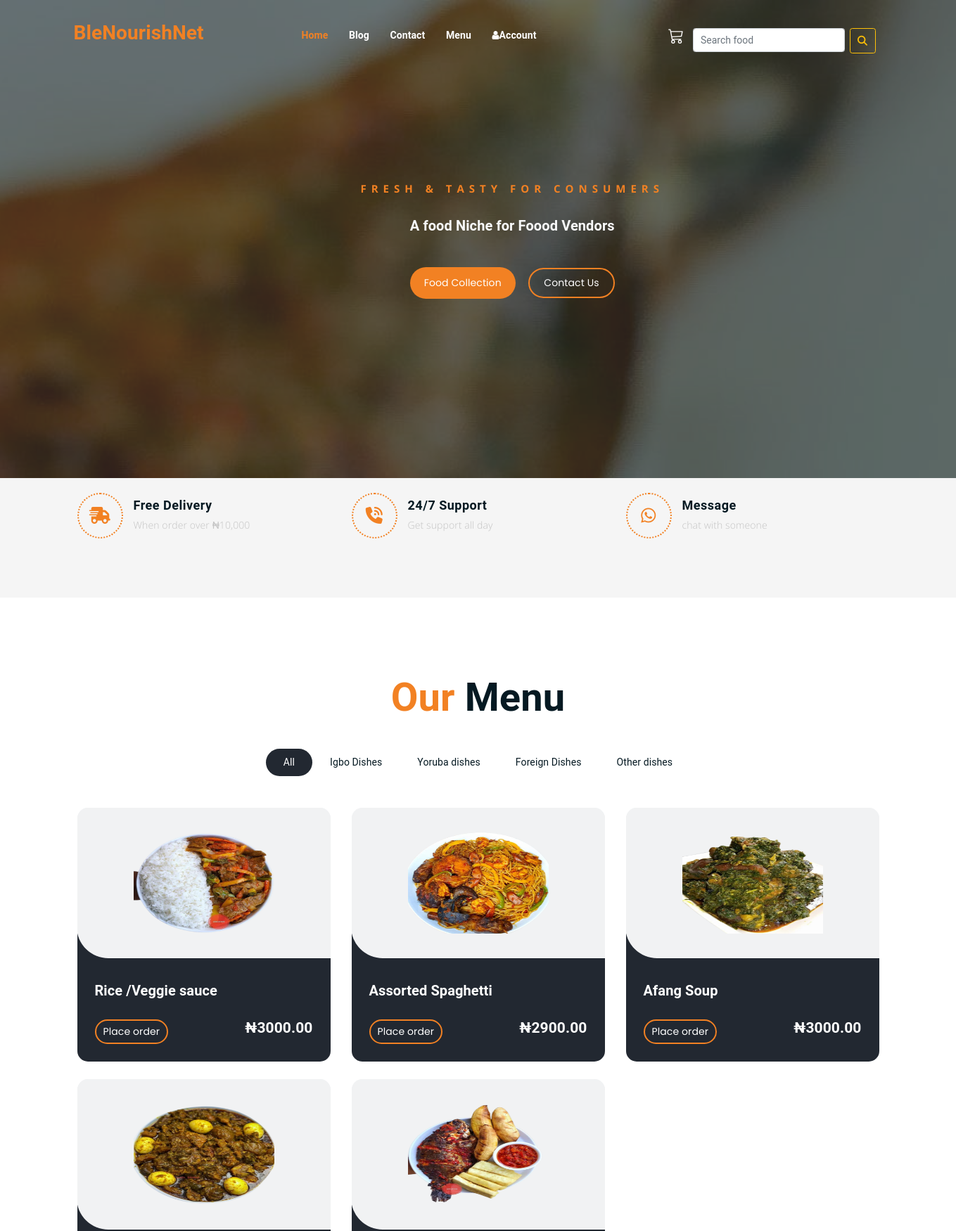
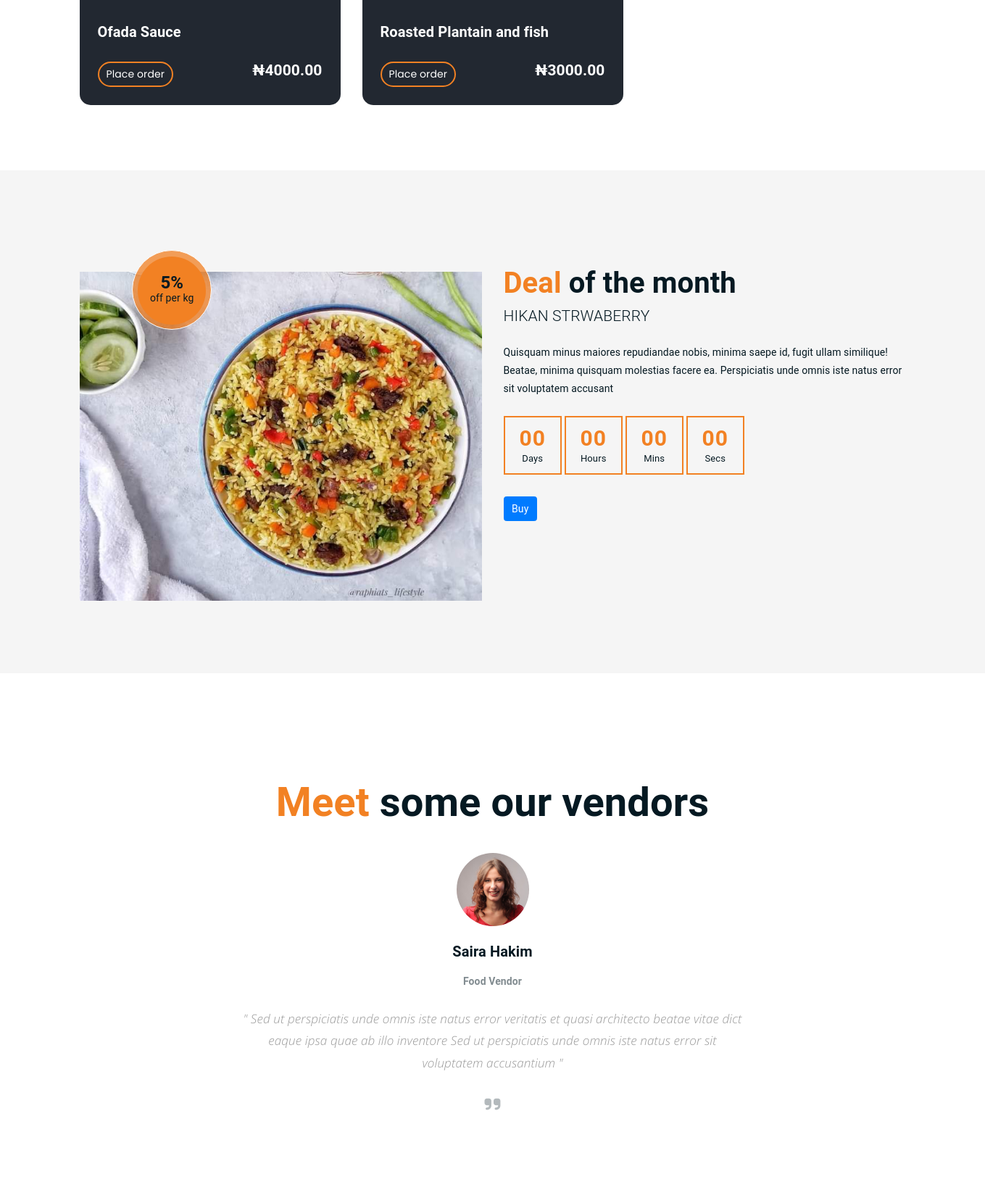
The page / (upper part) on the database its author committed (2 pictures, top to bottom).
### ProjectApp/models.py (models this page shows, shortened)
class Category(models.Model):
    name = models.CharField(max_length = 200, null= False)
    slug = models.SlugField(max_length= 200, unique = True)
    class Meta:
        verbose_name_plural ='categories'

class Products(models.Model):
    category = models.ForeignKey(Category, related_name='product',on_delete =models.CASCADE)
    created_by =models.ForeignKey(User, on_delete=models.CASCADE, related_name='product_creator')
    title = models.CharField(max_length =200)
    description = models.TextField(blank=True)
    image = models.ImageField(upload_to='images/')
    slug = models.SlugField(max_length=200)
    price = models.DecimalField(max_digits=12,decimal_places=2)
    in_stock = models.BooleanField(default=True)
    is_active = models.BooleanField(default=True)
    created_on = models.DateTimeField(auto_now_add=True)
    updated_on = models.DateTimeField(auto_now=True)
    class Meta:
        verbose_name_plural = 'Products'
        ordering = ('-created_on',)
    def get_absolute_url(self):
        return reverse('ProjectApp:product_detail', args=[self.slug])

### ProjectApp/views.py (the view)
# urls.py: path('', views.myHome, name='myHome'),
def myHome(request):
    products = Products.objects.all()
    categories = Category.objects.all()
    selected_category = request.GET.get('category')
    searched = request.POST.get('searched')
    if selected_category:
        products = Products.objects.filter(category__slug=selected_category)
        return products
    elif searched:
        products = Products.objects.filter(title__icontains=searched)
    return render (request, 'index.html', {'products':products,'categories':categories})

### ProjectApp/context_processors.py (called while the page is built)
def categories(request):
    return {
        'categories':Category.objects.all()
    }

### basket/basket.py (called while the page is built)
    def __len__(self):
        return sum(item['qty'] for item in self.basket.values())

### basket/context_processors.py (called while the page is built)
def basket(request):
    return {'basket': Basket(request)}

### templates/index.html (shortened to what this page needs)
{% extends 'base.html' %}
{% load static %}
{% block content %}
<div class="hero-area hero">
	<div class="container">
		<div class="row">
			<div class="col-lg-9 offset-lg-2 text-center">
				<div class="hero-text">
					<div class="hero-text-tablecell">
						<p class="subtitle">Fresh & Tasty for Consumers</p>
						<h2 class="text-light">A food Niche for Foood Vendors</h2>
						<div class="hero-btns">
							<a href="menu.html" class="boxed-btn">Food Collection</a>
							<a href="contact.html" class="bordered-btn">Contact Us</a>
						</div>
					</div>
				</div>
			</div>
		</div>
	</div>
</div>
<div class="list-section pt-80 pb-80" style="height: 30%;">
	<div class="container">
		<div class="row " style="margin-top: -70px;" >
			<div class="col-lg-4 col-sm-12 mb-4 mb-lg-0">
				<div class="list-box d-flex align-items-center">
					<div class="list-icon">
						<i class="fas fa-shipping-fast"></i>
					</div>
					<div class="content">
						<h3>Free Delivery</h3>
						<p>When order over &#x20A6;10,000</p>
					</div>
				</div>
			</div>
			<div class="col-lg-4 col-sm-12 mb-4 mb-lg-0">
				<div class="list-box d-flex align-items-center">
					<div class="list-icon">
						<i class="fas fa-phone-volume"></i>
					</div>
					<div class="content">
						<h3>24/7 Support</h3>
						<p>Get support all day</p>
					</div>
				</div>
			</div>
			<div class="col-lg-4 col-sm-12">
				<div class="list-box d-flex justify-content-start align-items-center">
					<div class="list-icon">
						<i class="fa-brands fa-whatsapp"></i>
					</div>
					<div class="content">
						<h3>Message</h3>
						<p>chat with someone</p>
					</div>
				</div>
			</div>
		</div>
	</div>
</div>
<section class="food_section layout_padding-bottom">
	<div class="container">
	  <div class="heading_container heading_center">
		<h1 class=" menu" style="margin-top: 10%;"><span class="orange-text">Our</span> Menu</h1>
	  </div>
	  <ul class="filters_menu">
		<li class="active" data-filter="*">All</li>
		{% for category in categories %}
		<li data-filter=".{{ category.slug }}">{{ category.name }}</li>
		{% endfor %}
	  </ul>
   <div class="filters-content">
		<div class="row grid">
		  {% for product in products %}
		  <div class="col-sm-6 col-lg-4 all {{ product.category.slug }}">
			<div class="box">
			  <div>
				<div class="img-box">
				  <img src="{{ product.image.url }}" width="200" alt="{{ product.name|title }}">
				</div>
				<div class="detail-box">
				  <h2 style="color: white;">{{ product.title }}</h2>
				  <a href="{{product.get_absolute_url}}" class="btn border-btn">Place order</a>
				  <h4 style="color:white; display: inline-block; float: right;">&#x20A6;{{product.price}}</h4>
				</div>
			  </div>
			</div>
		  </div>
		  {% endfor %}
		</div>
	  </div>
	</div>
  </section>
<section class="cart-banner pt-100 pb-100">
	<div class="container">
		<div class="row clearfix">
			<div class="image-column col-lg-6">
				<div class="image">
					<div class="price-box">
						<div class="inner-price">
							<span class="price">
								<strong>5%</strong> <br> off per kg
							</span>
						</div>
					</div>
					<img src="{% static 'assets/img/FFr.jpg'%}" alt="">
				</div>
			</div>
			<div class="content-column col-lg-6">
				<h3><span class="orange-text">Deal</span> of the month</h3>
				<h4>Hikan Strwaberry</h4>
				<div class="text">Quisquam minus maiores repudiandae nobis, minima saepe id, fugit ullam similique!
					Beatae, minima quisquam molestias facere ea. Perspiciatis unde omnis iste natus error sit voluptatem
					accusant</div>
				<div class="time-counter">
					<div class="time-countdown clearfix" data-countdown="2020/2/01">
					</div>
				</div>
				<a href="{{product.get_absolute_url}}" class="btn btn-primary">Buy</a>
			</div>
		</div>
	</div>
</section>
<div class="testimonail-section mt-150 mb-150">
	<div class="container">
		<h1 class="text-center mb-5"><span class="orange-text" > Meet</span> some our vendors</h1>
		<div class="row">
			<div class="col-lg-10 offset-lg-1 text-center">
				<div class="testimonial-sliders">
					<div class="single-testimonial-slider">
						<div class="client-avater">
							<img src="{% static 'assets/img/avaters/avatar1.png'%}" alt="">
						</div>
						<div class="client-meta">
							<h3>Saira Hakim <span>Food Vendor</span></h3>
							<p class="testimonial-body">
								" Sed ut perspiciatis unde omnis iste natus error veritatis et quasi architecto beatae
								vitae dict eaque ipsa quae ab illo inventore Sed ut perspiciatis unde omnis iste natus
								error sit voluptatem accusantium "
							</p>
							<div class="last-icon">
								<i class="fas fa-quote-right"></i>
							</div>
						</div>
					</div>
				</div>
			</div>
		</div>
	</div>
</div>
{% endblock %}

### static/css/style.css (style rules this page uses)
body { font-family: "Open Sans", sans-serif; color: #0c0c0c; background-color: #ffffff; overflow-x: hidden; }
.layout_padding-bottom { padding-bottom: 90px; }
h1, h2 { font-family: 'Dancing Script', cursive; }
.heading_container { display: -webkit-box; display: -ms-flexbox; display: flex; -webkit-box-orient: vertical; -webkit-box-direction: normal; -ms-flex-direction: column; flex-direction: column; -webkit-box-align: start; -ms-flex-align: start; align-items: flex-start; }
.heading_container.heading_center { -webkit-box-align: center; -ms-flex-align: center; align-items: center; text-align: center; }
a, a:hover, a:focus { text-decoration: none; }
.btn, .btn:focus { outline: none !important; -webkit-box-shadow: none; box-shadow: none; }
.food_section .filters_menu { padding: 0; display: -webkit-box; display: -ms-flexbox; display: flex; -ms-flex-wrap: wrap; flex-wrap: wrap; -webkit-box-pack: center; -ms-flex-pack: center; justify-content: center; list-style-type: none; margin: 45px 0 20px 0; }
.food_section .filters_menu li { padding: 7px 25px; cursor: pointer; border-radius: 25px; }
.food_section .filters_menu li.active { background-color: #222831; color: #ffffff; }
.food_section .box { position: relative; margin-top: 25px; background-color: #ffffff; border-radius: 10px; color: #ffffff; border-radius: 15px; overflow: hidden; background: linear-gradient(to bottom, #f1f2f3 25px, #222831 25px); }
.food_section .box .img-box { background: #f1f2f3; display: -webkit-box; display: -ms-flexbox; display: flex; -webkit-box-pack: center; -ms-flex-pack: center; justify-content: center; -webkit-box-align: center; -ms-flex-align: center; align-items: center; height: 215px; border-radius: 0 0 0 45px; margin: -1px; padding: 25px; }
.food_section .box .img-box img { max-width: 100%; max-height: 145px; -webkit-transition: all .2s; transition: all .2s; }
.food_section .box .detail-box { padding: 25px; }

### static/css/responsive.css (style rules this page uses)
@media (min-width: 1200px) { .container { max-width: 1170px; } }

### static/form/css/style.css (style rules this page uses)
body { font-family: "Roboto", sans-serif; background-color: #fff; }
p { color: #b3b3b3; font-weight: 300; }
h1, h2, h3, h4, h5, h6, .h1, .h2, .h3, .h4, .h5, .h6 { font-family: "Roboto", sans-serif; }
a { -webkit-transition: .3s all ease; -o-transition: .3s all ease; transition: .3s all ease; }
.content { padding: 7rem 0; }
h2 { font-size: 20px; }

### rows shown on the page
Category: name "Igbo Dishes"
Category: name "Yoruba dishes"
Category: name "Foreign Dishes"
Category: name "Other dishes"
Products: image (picture), title "Rice /Veggie sauce", price "3000.00"
Products: image (picture), title "Assorted Spaghetti", price "2900.00"
Products: image (picture), title "Afang Soup", price "3000.00"
Products: image (picture), title "Ofada Sauce", price "4000.00"
Products: image (picture), title "Roasted Plantain and fish", price "3000.00"
